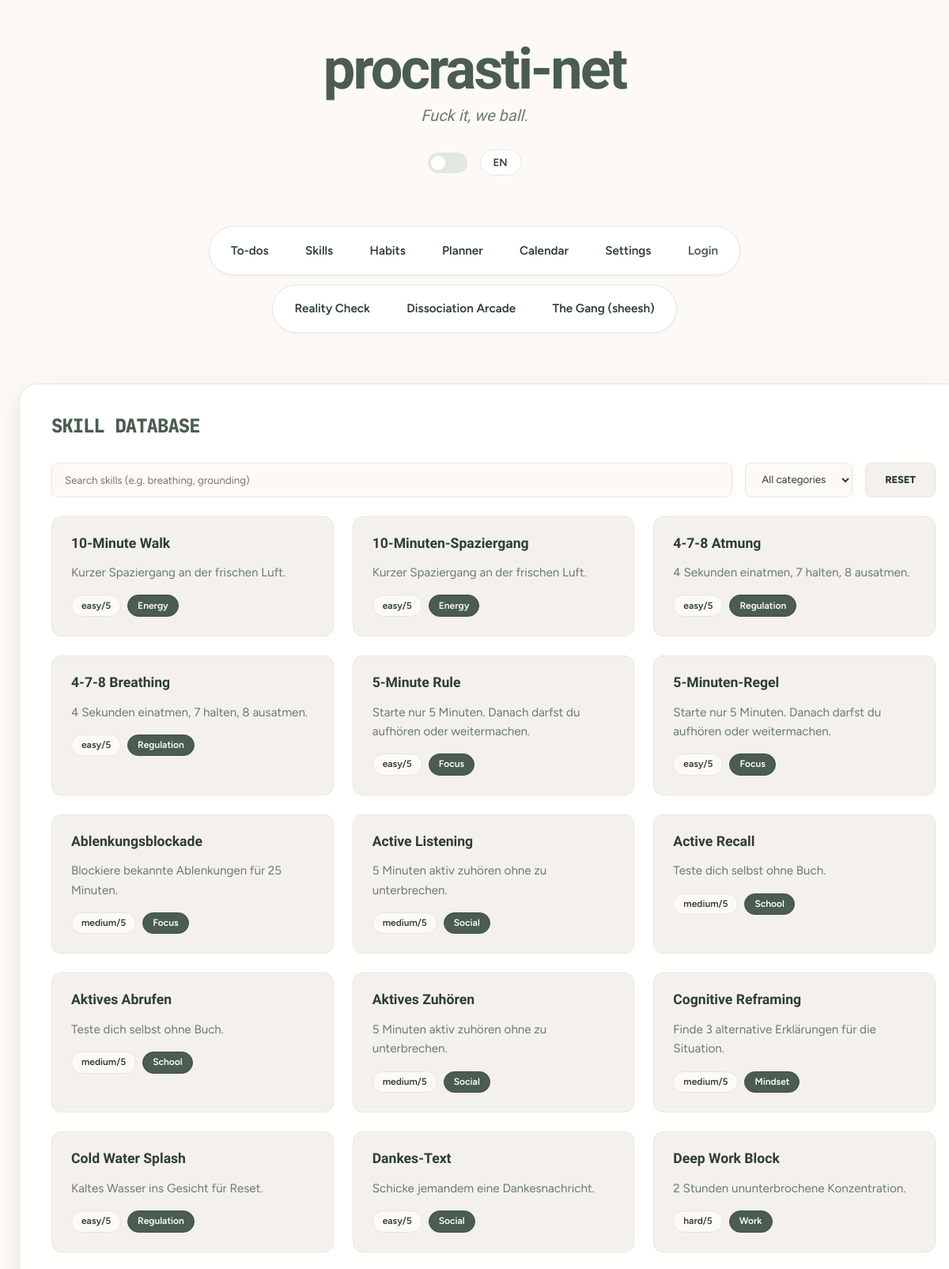
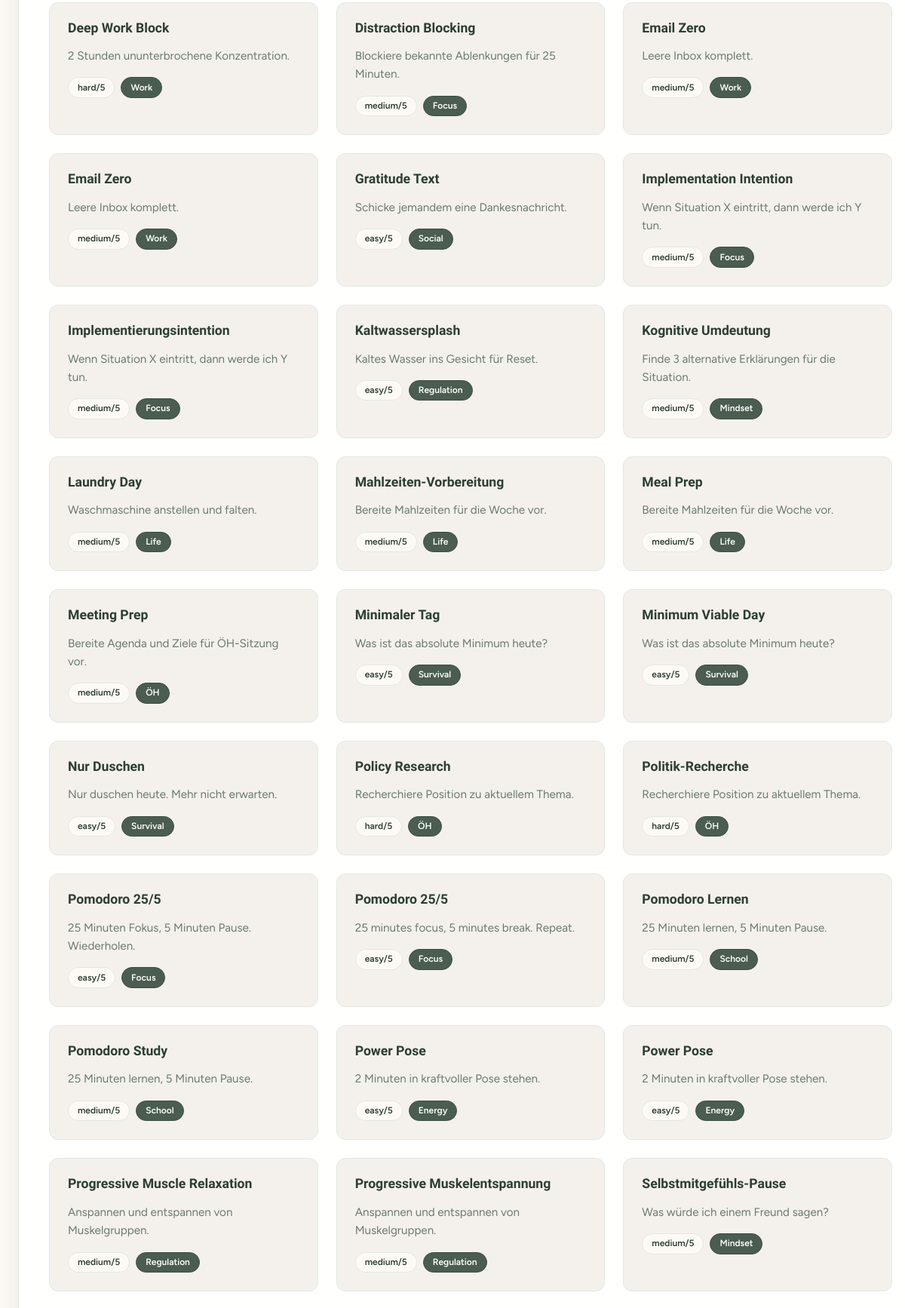
The page /app/public/index.php?page=skills (upper part) on the database its author committed (2 pictures, top to bottom).
### tables this page shows
CREATE TABLE IF NOT EXISTS `skills` (
  `id` bigint(20) UNSIGNED NOT NULL AUTO_INCREMENT,
  `category_id` bigint(20) UNSIGNED NOT NULL,
  `name` varchar(160) NOT NULL,
  `description` text DEFAULT NULL,
  `difficulty_level` tinyint(3) UNSIGNED DEFAULT 1,
  `energy_required` enum('low','medium','high') DEFAULT 'low',
  `time_investment_type` enum('micro','short','deep') DEFAULT 'micro',
  `evidence_level` enum('none','anecdotal','clinical_practice','evidence_based') DEFAULT 'none',
  `source_type` enum('CBT','DBT','habit_theory','mindfulness','somatic','custom','other') DEFAULT 'custom',
  `created_at` datetime DEFAULT current_timestamp(),
  PRIMARY KEY (`id`),
  CONSTRAINT `fk_skills_category` FOREIGN KEY (`category_id`) REFERENCES `categories` (`id`) ON DELETE CASCADE
);

CREATE TABLE IF NOT EXISTS `categories` (
  `id` bigint(20) UNSIGNED NOT NULL AUTO_INCREMENT,
  `name` varchar(120) NOT NULL,
  `description` text DEFAULT NULL,
  `color_code` varchar(12) DEFAULT NULL,
  PRIMARY KEY (`id`),
  UNIQUE KEY `uq_categories_name` (`name`)
);

### app/src/Controllers/SkillController.php (called while the page is built, shortened)
<?php
final class SkillController {
    public function index(): void {
        $categoryId = isset($_GET['category_id']) ? (int)$_GET['category_id'] : null;
        $category = null;
        if ($categoryId) {
            $skills = $this->repo->byCategory($categoryId);
            $category = (new CategoryRepo($this->repo->pdo()))->find($categoryId);
        } else {
            $skills = $this->repo->all();
        }
        render('skills', ['skills' => $skills, 'category' => $category]);
    }
}

### app/src/Core/Auth.php (called while the page is built, shortened)
<?php
final class Auth {
    public static function userId(): ?int {
        return isset($_SESSION['uid']) ? (int)$_SESSION['uid'] : null;
    }
}

### app/src/Repos/SkillRepo.php (called while the page is built, shortened)
<?php
final class SkillRepo {
    public function all(): array {
        $st = $this->pdo->prepare("
            SELECT s.id, s.name, s.description, s.difficulty_level, s.energy_required, c.name as category_name
            FROM skills s
            JOIN categories c ON s.category_id = c.id
            ORDER BY s.name ASC
        ");
        $st->execute();
        return $st->fetchAll();
    }
}

### app/src/Views/skills.php (the view, shortened to what this page needs)
<div class="content panel" style="margin: 0 1.5rem; max-width: none;">
    <h2 style="font-family: 'JetBrains Mono', monospace; text-transform: uppercase; letter-spacing: -1px; color: var(--primary); margin-top: 0; margin-bottom: 2rem;">Skill Database</h2>
    <div class="controls" style="display: flex; gap: 1rem; margin-bottom: 1.5rem;">
        <input type="text" id="skill-search-input" placeholder="Search skills (e.g. breathing, grounding)" style="flex: 1; padding: 0.75rem 1rem; background: var(--bg); border: 1px solid var(--border); border-radius: var(--radius-sm); color: var(--text); font-family: inherit;">
        <select id="skill-category-select" style="padding: 0.75rem 1rem; background: var(--bg); border: 1px solid var(--border); border-radius: var(--radius-sm); color: var(--text); font-family: inherit;">
            <option value="" selected>All categories</option>
        </select>
        <button type="button" onclick="document.getElementById('skill-search-input').value=''; document.getElementById('skill-category-select').value=''; document.getElementById('skill-search-input').dispatchEvent(new Event('input'));" style="background: var(--surface-alt); color: var(--text); border: 1px solid var(--border); padding: 0.75rem 1.5rem; border-radius: var(--radius-sm); font-weight: 800; text-transform: uppercase; font-size: 0.8rem; cursor: pointer;">Reset</button>
    </div>
    <div class="grid" style="display: grid; grid-template-columns: repeat(auto-fit, minmax(300px, 1fr)); gap: 1.5rem;">
        <?php foreach ($skills as $skill): ?>
            <article class="card skill-card-item" data-category="<?= e((string)$skill['category_name']) ?>" data-name="<?= e((string)$skill['name']) ?>" style="background: var(--surface-alt); border: 1px solid var(--border); border-radius: var(--radius-md); padding: 1.5rem;">
                <h3 style="margin-bottom: 0.5rem; font-size: 1.1rem;"><?= e((string)$skill['name']) ?></h3>
                <p class="muted" style="color: var(--text-muted); font-size: 0.95rem; margin-bottom: 1rem;"><?= e((string)$skill['description']) ?></p>
                <div class="tags" style="display: flex; gap: 0.5rem; flex-wrap: wrap;">
                    <span class="tag" style="display: inline-block; padding: 0.2rem 0.75rem; border-radius: 999px; background: var(--bg); border: 1px solid var(--border); font-size: 0.75rem; font-weight: 600; text-transform: lowercase;">
                        <?= e($skill['difficulty_level'] == 1 ? 'easy/5' : ($skill['difficulty_level'] == 2 ? 'medium/5' : 'hard/5')) ?>
                    </span>
                    <?php if (isset($skill['category_name'])): ?>
                        <span class="tag" style="display: inline-block; padding: 0.2rem 0.75rem; border-radius: 999px; background: var(--primary); color: white; border: 1px solid var(--primary-hover); font-size: 0.75rem; font-weight: 600;">
                            <?= e((string)$skill['category_name']) ?>
                        </span>
                    <?php endif; ?>
                </div>
            </article>
        <?php endforeach; ?>
    </div>
</div>

### app/public/index.php (shortened to what this page needs)
<?php
$envFile = __DIR__ . '/../../.env.php';
if (!file_exists($envFile)) {
    $config = [
        'db' => [
            'host' => $_ENV['DB_HOST'] ?? 'localhost',
            'name' => $_ENV['DB_NAME'] ?? 'procrasti_net',
            'user' => $_ENV['DB_USER'] ?? 'root',
            'pass' => $_ENV['DB_PASS'] ?? '',
        ]
    ];
} else {
    $config = require $envFile;
}
try {
    $db = new Database($config['db']);
    $pdo = $db->pdo();
} catch (\PDOException $e) {
    error_log('Database Connection Error: ' . $e->getMessage());
    http_response_code(500);
    echo 'Database connection failed. Please check your configuration. Error: ' . htmlspecialchars($e->getMessage());
    exit;
}
try {
    $habitSetupFile = __DIR__ . '/../src/db/habits_setup.sql';
    if (file_exists($habitSetupFile)) {
        $setupSql = file_get_contents($habitSetupFile);
        if ($setupSql) {
            $pdo->exec($setupSql);
        }
    }
} catch (\Throwable $e) {
    error_log($e->getMessage());
}
try {
    $settingsSql = file_get_contents(__DIR__ . '/../src/db/settings_setup.sql');
    if ($settingsSql) {
        $pdo->exec($settingsSql);
    }
    $migrationSql = file_get_contents(__DIR__ . '/../src/db/settings_migration.sql');
    if ($migrationSql) {
        $queries = array_filter(array_map('trim', explode(';', $migrationSql)));
        foreach ($queries as $query) {
            try {
                $pdo->exec($query);
            } catch (\PDOException $e) {
            }
        }
    }
} catch (\Throwable $e) {
    error_log($e->getMessage());
}
function e(string $s): string {
    return htmlspecialchars($s, ENT_QUOTES | ENT_SUBSTITUTE, 'UTF-8');
}
$skills = new SkillController(new SkillRepo($pdo));
function render(string $view, array $data = []): void {
    require __DIR__ . '/../src/Views/layout.php';
}
$page = $_GET['page'] ?? (Auth::userId() ? 'tasks' : 'login');
switch ($page) {
    case 'skills': $skills->index(); break;
}

### app/src/Views/layout.php (shortened to what this page needs)
<?php
$globalSettings = $globalSettings ?? [];
?>
<!doctype html>
<html lang="en">
<head>
    <link rel="stylesheet" href="../src/assets/css/global.css">
</head>
<body
    data-hand-drawn-mode="<?= !empty($globalSettings['hand_drawn_mode']) ? 'true' : 'false' ?>"
    data-leet-speak="<?= !empty($globalSettings['leet_speak']) ? 'true' : 'false' ?>"
    data-sarcastic-comments="<?= !empty($globalSettings['sarcastic_comments']) ? 'true' : 'false' ?>"
>
<div id="entireContentWrapper">
    <header id="headerHeading">
        <div class="container">
            <h1><a href="?page=tasks" data-lang="header-title">procrasti-net</a></h1>
            <h2 data-lang="header-subtitle">Fuck it, we ball.</h2>
            <div id="controls">
                <div id="theme-switcher">
                    <label class="switch" aria-label="Toggle theme">
                        <span class="slider round"></span>
                    </label>
                </div>
                <div id="language-switcher">
                    <select id="language-select">
                        <option value="en">EN</option>
                    </select>
                </div>
            </div>
        </div>
    </header>
    <section id="nav_ul">
        <div id="navWrapper" class="nav-stack">
            <nav class="nav-core" aria-label="Primary navigation">
                <div class="dropdown-wrapper"><a id="triggerTodos" href="?page=tasks" data-lang="nav-todos">To-dos</a></div>
                <div class="dropdown-wrapper"><a id="triggerSkills" href="?page=skills" data-lang="nav-skills">Skills</a></div>
                <div class="dropdown-wrapper"><a id="triggerHabits" href="?page=habits" data-lang="nav-habits">Habits</a></div>
                <div class="dropdown-wrapper"><a id="triggerPlanner" href="?page=planner" data-lang="nav-planner">Planner</a></div>
                <div class="dropdown-wrapper"><a id="triggerCalendar" href="?page=calendar" data-lang="nav-calendar">Calendar</a></div>
                <div class="dropdown-wrapper"><a id="triggerSettings" href="?page=settings" data-lang="nav-settings">Settings</a></div>
                <?php if (Core\Auth::userId()): ?>
                    <div class="dropdown-wrapper"><a href="?page=logout" style="color: var(--accent);" data-lang="nav-logout">Logout</a></div>
                <?php else: ?>
                    <div class="dropdown-wrapper"><a href="?page=login" style="color: var(--primary);" data-lang="nav-login">Login</a></div>
                <?php endif; ?>
            </nav>
            <nav class="nav-extra" aria-label="Extra navigation">
                <div class="dropdown-wrapper">
                    <a id="triggerEvaluation" class="dropbtn" href="#" data-lang="nav-reality-check">Reality Check</a>
                </div>
                <div class="dropdown-wrapper">
                    <a id="triggerArt" class="dropbtn" href="#" data-lang="nav-dissociation-arcade">Dissociation Arcade</a>
                </div>
                <div class="dropdown-wrapper">
                    <a id="TriggerMember" class="dropbtn" href="#" data-lang="nav-the-gang">The Gang (sheesh)</a>
                </div>
            </nav>
        </div>
    </section>
    <div id="JoinContent" style="display: block;">
        <main>
            <?php include $content; ?>
        </main>
    </div>
</div>
</body>
</html>

### app/src/assets/css/global.css (style rules this page uses)
:root { --bg: #fdfaf6; --surface: #ffffff; --surface-alt: #f4f1ec; --primary: #4a5d50; --primary-hover: #3d4d42; --accent: #d68f7a; --accent-hover: #c47d68; --text: #2d3e33; --text-muted: #6b7a71; --border: #e2e8e0; --radius-sm: 8px; --radius-md: 12px; --radius-lg: 24px; --shadow-sm: 0 2px 4px rgba(0,0,0,0.04); --shadow-md: 0 4px 12px rgba(0,0,0,0.06); --shadow-lg: 0 12px 32px rgba(0,0,0,0.08); --font-ui: 'Figtree', sans-serif; --font-heading: 'Bricolage Grotesque', sans-serif; }
* { box-sizing: border-box; -webkit-font-smoothing: antialiased; -moz-osx-font-smoothing: grayscale; }
html, body { margin: 0; padding: 0; min-height: 100vh; background-color: var(--bg); color: var(--text); font-family: var(--font-ui), serif; line-height: 1.6; }
h1, h2, h3, h4, h5, h6 { font-family: var(--font-heading), serif; font-weight: 800; line-height: 1.1; margin: 0; }
a { color: var(--primary); text-decoration: none; transition: all 0.2s ease; }
.container { max-width: 1200px; margin: 0 auto; padding: 0 1.5rem; }
#entireContentWrapper { display: flex; flex-direction: column; gap: 2rem; padding: 1rem 0; }
#JoinContent { display: flex; flex-direction: column; gap: 1rem; }
#headerHeading { text-align: center; padding: 2rem 0; }
#headerHeading h1 { font-size: clamp(2.5rem, 8vw, 4.5rem); color: var(--primary); letter-spacing: -0.04em; margin-bottom: 0.5rem; }
header h2 { text-align: center; font-weight: 500; color: var(--text-muted); font-style: italic; font-size: 1.25rem; margin-bottom: 2rem; }
#nav_ul { margin-bottom: 2rem; }
.nav-stack { display: flex; flex-direction: column; gap: 0.75rem; align-items: center; }
.nav-core, .nav-extra { display: flex; flex-wrap: wrap; justify-content: center; gap: 0.5rem; background: var(--surface); padding: 0.5rem; border-radius: 999px; border: 1px solid var(--border); box-shadow: var(--shadow-sm); }
.dropdown-wrapper { position: relative; }
.dropdown-wrapper a { display: block; padding: 0.6rem 1.2rem; border-radius: 999px; font-weight: 600; color: var(--text); font-size: 0.95rem; }
.content { width: 100%; max-width: 1120px; margin: 2rem auto; padding: 2.5rem; background: color-mix(in srgb, var(--surface) 85%, transparent); backdrop-filter: blur(12px); -webkit-backdrop-filter: blur(12px); border: 1px solid var(--border); border-radius: var(--radius-lg); box-shadow: 0 8px 32px rgba(0, 0, 0, 0.08); transition: background-color 0.4s ease, box-shadow 0.4s ease, border-color 0.4s ease; }
.grid { display: grid; grid-template-columns: repeat(auto-fit, minmax(300px, 1fr)); gap: 1.5rem; }
.card { background: var(--surface-alt); border: 1px solid var(--border); border-radius: var(--radius-md); padding: 1.5rem; transition: transform 0.2s ease, box-shadow 0.2s ease; }
#controls { display: flex; justify-content: center; align-items: center; gap: 1rem; margin-top: 1rem; }
#language-switcher select { -webkit-appearance: none; -moz-appearance: none; appearance: none; background: var(--surface); border: 1px solid var(--border); border-radius: 999px; padding: 0.5rem 1rem; font-weight: 600; color: var(--text); cursor: pointer; transition: all 0.2s ease; }
.switch { position: relative; display: inline-block; width: 50px; height: 26px; }
.slider { position: absolute; cursor: pointer; top: 0; left: 0; right: 0; bottom: 0; background-color: var(--border); transition: .4s; border-radius: 34px; }
.slider:before { position: absolute; content: ""; height: 18px; width: 18px; left: 4px; bottom: 4px; background-color: white; transition: .4s; border-radius: 50%; }
.muted { color: var(--text-muted); }
.tag { display: inline-block; padding: 0.2rem 0.75rem; border-radius: 999px; background: var(--surface-alt); border: 1px solid var(--border); font-size: 0.85rem; font-weight: 600; }
.tags { display: flex; gap: 0.5rem; margin-top: 1rem; flex-wrap: wrap; }
.controls { display: flex; gap: 1rem; margin-bottom: 1.5rem; }
button, .btn { font-family: inherit; }
input, select { font-family: inherit; }

### rows shown on the page
skills: name "10-Minute Walk", description "Kurzer Spaziergang an der frischen Luft.", difficulty_level "easy/5", category.name "Energy"
skills: name "10-Minuten-Spaziergang", description "Kurzer Spaziergang an der frischen Luft.", difficulty_level "easy/5", category.name "Energy"
skills: name "4-7-8 Atmung", description "4 Sekunden einatmen, 7 halten, 8 ausatmen.", difficulty_level "easy/5", category.name "Regulation"
skills: name "4-7-8 Breathing", description "4 Sekunden einatmen, 7 halten, 8 ausatmen.", difficulty_level "easy/5", category.name "Regulation"
skills: name "5-Minute Rule", description "Starte nur 5 Minuten. Danach darfst du aufhören oder weitermachen.", difficulty_level "easy/5", category.name "Focus"
skills: name "5-Minuten-Regel", description "Starte nur 5 Minuten. Danach darfst du aufhören oder weitermachen.", difficulty_level "easy/5", category.name "Focus"
skills: name "Ablenkungsblockade", description "Blockiere bekannte Ablenkungen für 25 Minuten.", difficulty_level "medium/5", category.name "Focus"
skills: name "Active Listening", description "5 Minuten aktiv zuhören ohne zu unterbrechen.", difficulty_level "medium/5", category.name "Social"
skills: name "Active Recall", description "Teste dich selbst ohne Buch.", difficulty_level "medium/5", category.name "School"
skills: name "Aktives Abrufen", description "Teste dich selbst ohne Buch.", difficulty_level "medium/5", category.name "School"
skills: name "Aktives Zuhören", description "5 Minuten aktiv zuhören ohne zu unterbrechen.", difficulty_level "medium/5", category.name "Social"
skills: name "Cognitive Reframing", description "Finde 3 alternative Erklärungen für die Situation.", difficulty_level "medium/5", category.name "Mindset"
skills: name "Cold Water Splash", description "Kaltes Wasser ins Gesicht für Reset.", difficulty_level "easy/5", category.name "Regulation"
skills: name "Dankes-Text", description "Schicke jemandem eine Dankesnachricht.", difficulty_level "easy/5", category.name "Social"
skills: name "Deep Work Block", description "2 Stunden ununterbrochene Konzentration.", difficulty_level "hard/5", category.name "Work"
skills: name "Deep Work Block", description "2 Stunden ununterbrochene Konzentration.", difficulty_level "hard/5", category.name "Work"
skills: name "Distraction Blocking", description "Blockiere bekannte Ablenkungen für 25 Minuten.", difficulty_level "medium/5", category.name "Focus"
skills: name "Email Zero", description "Leere Inbox komplett.", difficulty_level "medium/5", category.name "Work"
skills: name "Email Zero", description "Leere Inbox komplett.", difficulty_level "medium/5", category.name "Work"
skills: name "Gratitude Text", description "Schicke jemandem eine Dankesnachricht.", difficulty_level "easy/5", category.name "Social"
skills: name "Implementation Intention", description "Wenn Situation X eintritt, dann werde ich Y tun.", difficulty_level "medium/5", category.name "Focus"
skills: name "Implementierungsintention", description "Wenn Situation X eintritt, dann werde ich Y tun.", difficulty_level "medium/5", category.name "Focus"
skills: name "Kaltwassersplash", description "Kaltes Wasser ins Gesicht für Reset.", difficulty_level "easy/5", category.name "Regulation"
skills: name "Kognitive Umdeutung", description "Finde 3 alternative Erklärungen für die Situation.", difficulty_level "medium/5", category.name "Mindset"
skills: name "Laundry Day", description "Waschmaschine anstellen und falten.", difficulty_level "medium/5", category.name "Life"
skills: name "Mahlzeiten-Vorbereitung", description "Bereite Mahlzeiten für die Woche vor.", difficulty_level "medium/5", category.name "Life"
skills: name "Meal Prep", description "Bereite Mahlzeiten für die Woche vor.", difficulty_level "medium/5", category.name "Life"
skills: name "Meeting Prep", description "Bereite Agenda und Ziele für ÖH-Sitzung vor.", difficulty_level "medium/5", category.name "ÖH"
skills: name "Minimaler Tag", description "Was ist das absolute Minimum heute?", difficulty_level "easy/5", category.name "Survival"
skills: name "Minimum Viable Day", description "Was ist das absolute Minimum heute?", difficulty_level "easy/5", category.name "Survival"
skills: name "Nur Duschen", description "Nur duschen heute. Mehr nicht erwarten.", difficulty_level "easy/5", category.name "Survival"
skills: name "Policy Research", description "Recherchiere Position zu aktuellem Thema.", difficulty_level "hard/5", category.name "ÖH"
skills: name "Politik-Recherche", description "Recherchiere Position zu aktuellem Thema.", difficulty_level "hard/5", category.name "ÖH"
skills: name "Pomodoro 25/5", description "25 Minuten Fokus, 5 Minuten Pause. Wiederholen.", difficulty_level "easy/5", category.name "Focus"
skills: name "Pomodoro 25/5", description "25 minutes focus, 5 minutes break. Repeat.", difficulty_level "easy/5", category.name "Focus"
skills: name "Pomodoro Lernen", description "25 Minuten lernen, 5 Minuten Pause.", difficulty_level "medium/5", category.name "School"
skills: name "Pomodoro Study", description "25 Minuten lernen, 5 Minuten Pause.", difficulty_level "medium/5", category.name "School"
skills: name "Power Pose", description "2 Minuten in kraftvoller Pose stehen.", difficulty_level "easy/5", category.name "Energy"
skills: name "Power Pose", description "2 Minuten in kraftvoller Pose stehen.", difficulty_level "easy/5", category.name "Energy"
skills: name "Progressive Muscle Relaxation", description "Anspannen und entspannen von Muskelgruppen.", difficulty_level "medium/5", category.name "Regulation"
skills: name "Progressive Muskelentspannung", description "Anspannen und entspannen von Muskelgruppen.", difficulty_level "medium/5", category.name "Regulation"
skills: name "Selbstmitgefühls-Pause", description "Was würde ich einem Freund sagen?", difficulty_level "medium/5", category.name "Mindset"
